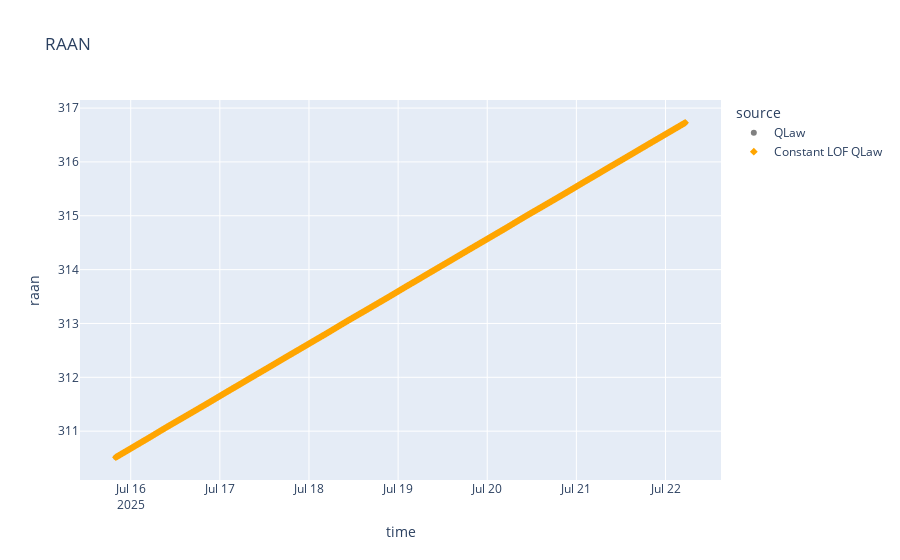

This figure's notebook cell:
### Code cell
figure = px.scatter(
    combined_df,
    x="time",
    y="raan",
    title="RAAN",
    **figure_settings,
)

figure.show()

### Figure 1 — Plotly figure (JSON) as saved in the notebook; plotly's stock layout.template omitted (floating-point values rounded to 4 significant figures; data arrays with more than 128 entries replaced by an {"elided": "..."} marker saying what was removed)
{"data": [{"hovertemplate": "source=QLaw<br>time=%{x}<br>raan=%{y}<extra></extra>", "legendgroup": "QLaw", "marker": {"color": "grey", "symbol": "circle"}, "mode": "markers", "name": "QLaw", "showlegend": true, "type": "scattergl", "x": {"elided": "913 str values"}, "xaxis": "x", "y": {"elided": "913 float values"}, "yaxis": "y"}, {"hovertemplate": "source=Constant LOF QLaw<br>time=%{x}<br>raan=%{y}<extra></extra>", "legendgroup": "Constant LOF QLaw", "marker": {"color": "orange", "symbol": "diamond"}, "mode": "markers", "name": "Constant LOF QLaw", "showlegend": true, "type": "scattergl", "x": {"elided": "913 str values"}, "xaxis": "x", "y": {"elided": "913 float values"}, "yaxis": "y"}], "layout": {"autosize": true, "legend": {"title": {"text": "source"}, "tracegroupgap": 0}, "title": {"text": "RAAN"}, "xaxis": {"anchor": "y", "autorange": true, "domain": [0, 1], "range": ["2025-07-15 10:44:52.5377", "2025-07-22 14:32:18.7485"], "title": {"text": "time"}, "type": "date"}, "yaxis": {"anchor": "x", "autorange": true, "domain": [0, 1], "range": [310.1, 317.1], "title": {"text": "raan"}, "type": "linear"}}}
